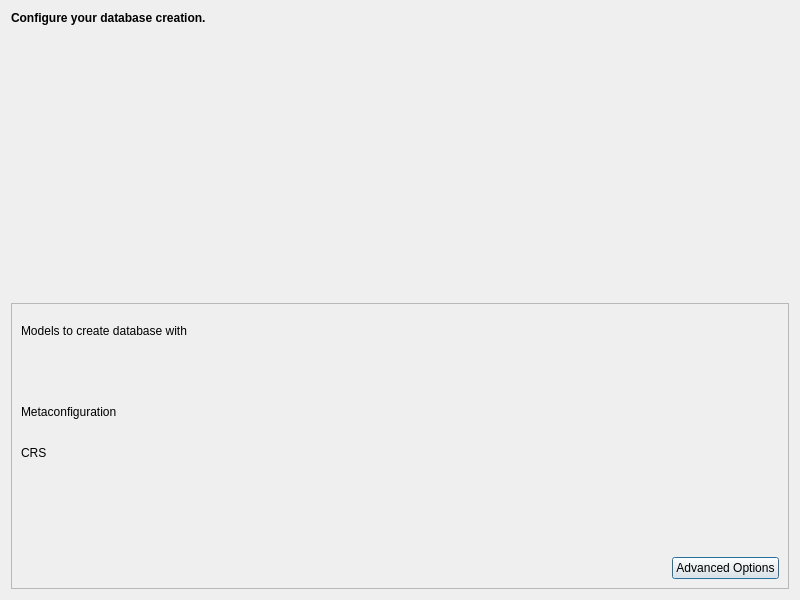
<?xml version="1.0" encoding="UTF-8"?>
<ui version="4.0">
 <class>InterlisImport</class>
 <widget class="QDialog" name="InterlisImport">
  <property name="geometry">
   <rect>
    <x>0</x>
    <y>0</y>
    <width>800</width>
    <height>600</height>
   </rect>
  </property>
  <property name="windowTitle">
   <string>Select Files</string>
  </property>
  <layout class="QGridLayout" name="gridLayout">
   <item row="0" column="0">
    <widget class="QLabel" name="description">
     <property name="minimumSize">
      <size>
       <width>0</width>
       <height>0</height>
      </size>
     </property>
     <property name="font">
      <font>
       <weight>75</weight>
       <bold>true</bold>
      </font>
     </property>
     <property name="text">
      <string>Configure your database creation.</string>
     </property>
     <property name="alignment">
      <set>Qt::AlignLeading|Qt::AlignLeft|Qt::AlignTop</set>
     </property>
     <property name="wordWrap">
      <bool>true</bool>
     </property>
    </widget>
   </item>
   <item row="1" column="0">
    <widget class="QFrame" name="content_frame">
     <property name="frameShape">
      <enum>QFrame::StyledPanel</enum>
     </property>
     <property name="frameShadow">
      <enum>QFrame::Raised</enum>
     </property>
     <layout class="QGridLayout" name="gridLayout_2">
      <item row="0" column="0" colspan="2">
       <widget class="QLabel" name="label_2">
        <property name="text">
         <string>Models to create database with</string>
        </property>
       </widget>
      </item>
      <item row="2" column="0">
       <widget class="QLabel" name="label_3">
        <property name="text">
         <string>Metaconfiguration</string>
        </property>
       </widget>
      </item>
      <item row="2" column="1" colspan="2">
       <widget class="CompletionLineEdit" name="ili_metaconfig_line_edit" native="true"/>
      </item>
      <item row="3" column="0">
       <widget class="QLabel" name="crs_label">
        <property name="toolTip">
         <string>Coordinate Reference System</string>
        </property>
        <property name="text">
         <string>CRS</string>
        </property>
       </widget>
      </item>
      <item row="3" column="1" colspan="2">
       <widget class="QgsProjectionSelectionWidget" name="crsSelector">
        <property name="focusPolicy">
         <enum>Qt::StrongFocus</enum>
        </property>
       </widget>
      </item>
      <item row="4" column="0" colspan="2">
       <widget class="QLabel" name="toml_file_info_label">
        <property name="maximumSize">
         <size>
          <width>580</width>
          <height>16777215</height>
         </size>
        </property>
        <property name="text">
         <string/>
        </property>
       </widget>
      </item>
      <item row="5" column="0" colspan="3">
       <widget class="QLabel" name="metaconfig_file_info_label">
        <property name="text">
         <string/>
        </property>
        <property name="wordWrap">
         <bool>true</bool>
        </property>
       </widget>
      </item>
      <item row="6" column="1">
       <spacer name="horizontalSpacer">
        <property name="orientation">
         <enum>Qt::Horizontal</enum>
        </property>
        <property name="sizeHint" stdset="0">
         <size>
          <width>563</width>
          <height>20</height>
         </size>
        </property>
       </spacer>
      </item>
      <item row="6" column="2">
       <widget class="QPushButton" name="ili2db_options_button">
        <property name="text">
         <string>Advanced Options</string>
        </property>
       </widget>
      </item>
      <item row="1" column="0" colspan="3">
       <widget class="SpaceCheckListView" name="model_list_view" native="true"/>
      </item>
     </layout>
    </widget>
   </item>
  </layout>
 </widget>
 <customwidgets>
  <customwidget>
   <class>QgsProjectionSelectionWidget</class>
   <extends>QWidget</extends>
   <header>qgsprojectionselectionwidget.h</header>
   <container>1</container>
  </customwidget>
  <customwidget>
   <class>CompletionLineEdit</class>
   <extends></extends>
   <header>QgisModelBaker.utils.gui_utils</header>
   <container>1</container>
  </customwidget>
  <customwidget>
   <class>SpaceCheckListView</class>
   <extends></extends>
   <header>QgisModelBaker.utils.gui_utils</header>
   <container>1</container>
  </customwidget>
 </customwidgets>
 <resources/>
 <connections/>
</ui>
